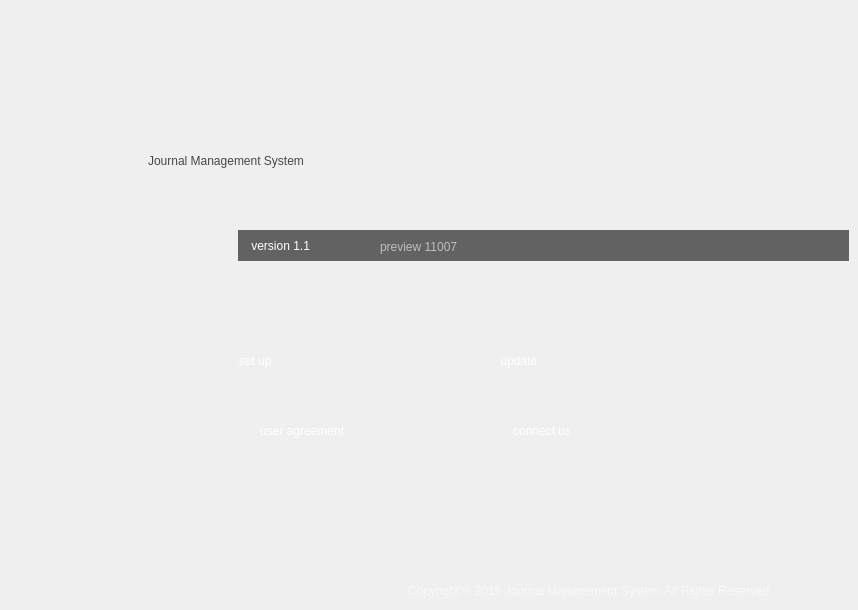
     <widget class="QWidget" name="more_tab">
      <attribute name="title">
       <string>6</string>
      </attribute>
      <widget class="QLabel" name="copyright">
       <property name="geometry">
        <rect>
         <x>408</x>
         <y>580</y>
         <width>431</width>
         <height>21</height>
        </rect>
       </property>
       <property name="styleSheet">
        <string notr="true">background-color: rgba(255, 255, 255, 0);
color: rgba(255, 255, 255, 150);
font: 10pt &quot;Century Gothic&quot;;
</string>
       </property>
       <property name="text">
        <string>Copyright ® 2016 Journal Management System.All Rights Reserved</string>
       </property>
      </widget>
      <widget class="QLabel" name="label_4">
       <property name="geometry">
        <rect>
         <x>188</x>
         <y>350</y>
         <width>25</width>
         <height>25</height>
        </rect>
       </property>
       <property name="styleSheet">
        <string notr="true">background-color: rgba(255, 255, 255, 0);
border-image: url(:/icons/Setting.png);</string>
       </property>
       <property name="text">
        <string/>
       </property>
      </widget>
      <widget class="QPushButton" name="pushButton_9">
       <property name="geometry">
        <rect>
         <x>440</x>
         <y>410</y>
         <width>181</width>
         <height>41</height>
        </rect>
       </property>
       <property name="styleSheet">
        <string notr="true">QPushButton 
{ 
background-color: rgba(255, 255, 255, 0);
color: rgb(255, 255, 255);
font: 75 16pt &quot;Century Gothic&quot;;
	border-radius: 0px; 
}
QPushButton:hover 
{ 
    color: rgb(192, 0, 0);
}
QPushButton:pressed
{
    color: rgb(127, 0, 0);
}</string>
       </property>
       <property name="text">
        <string>       connect us</string>
       </property>
       <property name="flat">
        <bool>true</bool>
       </property>
      </widget>
      <widget class="QLabel" name="label_2">
       <property name="geometry">
        <rect>
         <x>128</x>
         <y>320</y>
         <width>561</width>
         <height>161</height>
        </rect>
       </property>
       <property name="styleSheet">
        <string notr="true">background-color: rgba(255, 255, 255, 0);
border-image: url(:/small_unit/black Header60.png);</string>
       </property>
       <property name="text">
        <string/>
       </property>
      </widget>
      <widget class="QPushButton" name="pushButton_3">
       <property name="geometry">
        <rect>
         <x>440</x>
         <y>340</y>
         <width>131</width>
         <height>41</height>
        </rect>
       </property>
       <property name="styleSheet">
        <string notr="true">QPushButton 
{ 
background-color: rgba(255, 255, 255, 0);
color: rgb(255, 255, 255);
font: 75 16pt &quot;Century Gothic&quot;;
	border-radius: 0px; 
}
QPushButton:hover 
{ 
    color: rgb(192, 0, 0);
}
QPushButton:pressed
{
    color: rgb(127, 0, 0);
}</string>
       </property>
       <property name="text">
        <string>        update</string>
       </property>
       <property name="flat">
        <bool>true</bool>
       </property>
      </widget>
      <widget class="QPushButton" name="pushButton_2">
       <property name="geometry">
        <rect>
         <x>188</x>
         <y>340</y>
         <width>111</width>
         <height>41</height>
        </rect>
       </property>
       <property name="styleSheet">
        <string notr="true">QPushButton 
{ 
background-color: rgba(255, 255, 255, 0);
color: rgb(255, 255, 255);
font: 75 16pt &quot;Century Gothic&quot;;
	border-radius: 0px; 
}
QPushButton:hover 
{ 
    color: rgb(192, 0, 0);
}
QPushButton:pressed
{
    color: rgb(127, 0, 0);
}</string>
       </property>
       <property name="text">
        <string>       set up</string>
       </property>
       <property name="flat">
        <bool>true</bool>
       </property>
      </widget>
      <widget class="QLabel" name="label_3">
       <property name="geometry">
        <rect>
         <x>380</x>
         <y>236</y>
         <width>91</width>
         <height>21</height>
        </rect>
       </property>
       <property name="styleSheet">
        <string notr="true">background-color: rgba(255, 255, 255, 0);
color: rgba(255, 255, 255, 150);
font: 9pt &quot;Century Gothic&quot;;</string>
       </property>
       <property name="text">
        <string>preview 11007</string>
       </property>
      </widget>
      <widget class="QLabel" name="label_7">
       <property name="geometry">
        <rect>
         <x>448</x>
         <y>350</y>
         <width>25</width>
         <height>25</height>
        </rect>
       </property>
       <property name="styleSheet">
        <string notr="true">background-color: rgba(255, 255, 255, 0);
border-image: url(:/icons/Repeat.png);</string>
       </property>
       <property name="text">
        <string/>
       </property>
      </widget>
      <widget class="QLabel" name="system_name">
       <property name="geometry">
        <rect>
         <x>148</x>
         <y>130</y>
         <width>531</width>
         <height>61</height>
        </rect>
       </property>
       <property name="styleSheet">
        <string notr="true">background-color: rgba(0, 0, 0, 0);
color: rgba(0, 0, 0, 180);
font: 75 32pt &quot;Tempus Sans ITC&quot;;</string>
       </property>
       <property name="text">
        <string>Journal Management System</string>
       </property>
      </widget>
      <widget class="QPushButton" name="pushButton_8">
       <property name="geometry">
        <rect>
         <x>180</x>
         <y>410</y>
         <width>221</width>
         <height>41</height>
        </rect>
       </property>
       <property name="styleSheet">
        <string notr="true">QPushButton 
{ 
background-color: rgba(255, 255, 255, 0);
color: rgb(255, 255, 255);
font: 75 16pt &quot;Century Gothic&quot;;
	border-radius: 0px; 
}
QPushButton:hover 
{ 
    color: rgb(192, 0, 0);
}
QPushButton:pressed
{
    color: rgb(127, 0, 0);
}</string>
       </property>
       <property name="text">
        <string>       user agreement</string>
       </property>
       <property name="flat">
        <bool>true</bool>
       </property>
      </widget>
      <widget class="QLabel" name="label_5">
       <property name="geometry">
        <rect>
         <x>448</x>
         <y>425</y>
         <width>25</width>
         <height>20</height>
        </rect>
       </property>
       <property name="styleSheet">
        <string notr="true">background-color: rgba(255, 255, 255, 0);
border-image: url(:/icons/Mail.png);</string>
       </property>
       <property name="text">
        <string/>
       </property>
      </widget>
      <widget class="QLabel" name="system_name_2">
       <property name="geometry">
        <rect>
         <x>238</x>
         <y>230</y>
         <width>611</width>
         <height>31</height>
        </rect>
       </property>
       <property name="styleSheet">
        <string notr="true">background-color: rgba(0, 0, 0, 150);
color: rgba(255, 255, 255, 255);
font: 15pt &quot;Century Gothic&quot;;</string>
       </property>
       <property name="text">
        <string>    version 1.1</string>
       </property>
      </widget>
      <widget class="QLabel" name="label_6">
       <property name="geometry">
        <rect>
         <x>190</x>
         <y>420</y>
         <width>20</width>
         <height>25</height>
        </rect>
       </property>
       <property name="styleSheet">
        <string notr="true">background-color: rgba(255, 255, 255, 0);
border-image: url(:/icons/New post.png);</string>
       </property>
       <property name="text">
        <string/>
       </property>
      </widget>
      <widget class="QLabel" name="label_15">
       <property name="geometry">
        <rect>
         <x>190</x>
         <y>350</y>
         <width>25</width>
         <height>25</height>
        </rect>
       </property>
       <property name="styleSheet">
        <string notr="true">background-color: rgba(255, 255, 255, 0);
border-image: url(:/icons/Setting.png);</string>
       </property>
       <property name="text">
        <string/>
       </property>
      </widget>
      <zorder>system_name_2</zorder>
      <zorder>label_2</zorder>
      <zorder>copyright</zorder>
      <zorder>label_4</zorder>
      <zorder>pushButton_9</zorder>
      <zorder>pushButton_3</zorder>
      <zorder>pushButton_2</zorder>
      <zorder>label_3</zorder>
      <zorder>label_7</zorder>
      <zorder>system_name</zorder>
      <zorder>pushButton_8</zorder>
      <zorder>label_5</zorder>
      <zorder>label_6</zorder>
      <zorder>label_15</zorder>
     </widget>
